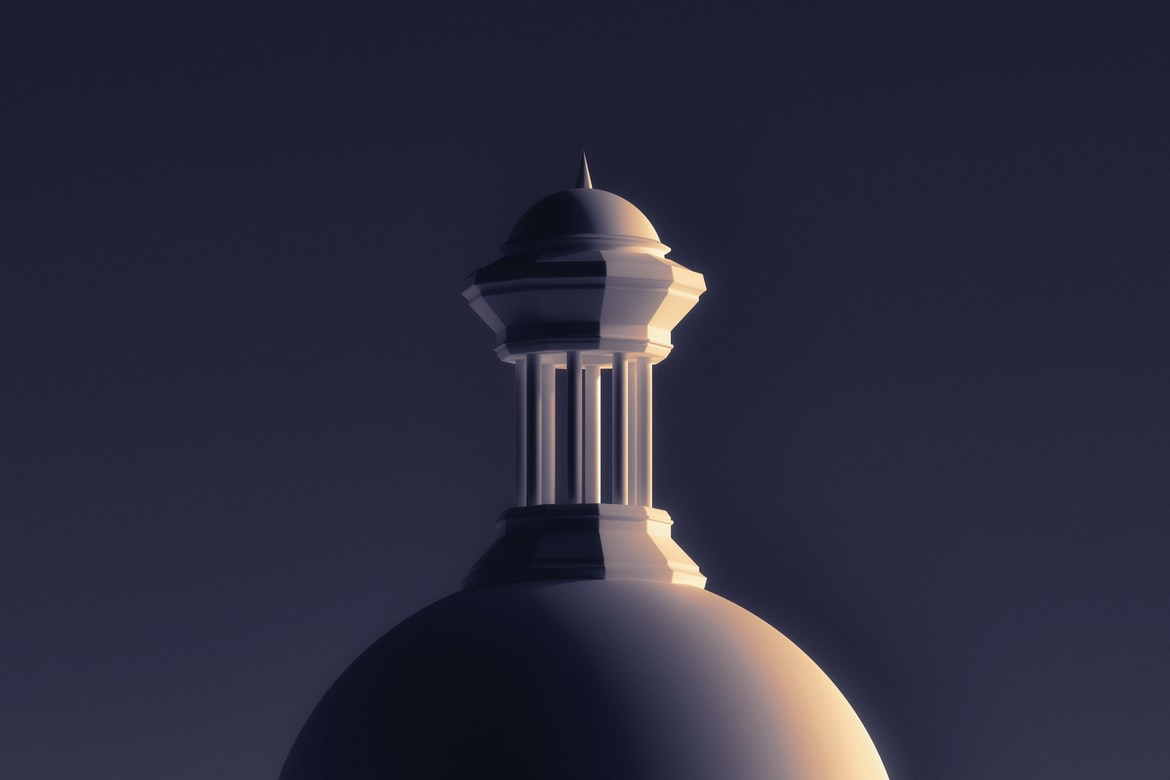
%> input picture contoh-pc.jpg, 1170 x 780 px
$ octave BitPlane_Slicing152.m   (GNU Octave 9; MATLAB toolbox functions it lacks are replaced by stand-ins)
%> lines starting %> are read from the running program, lines starting %| are printed output that depends on the picture
A=imread('contoh-pc.jpg');
%> A is the input picture: size 780x1170x3 uint8; mean R, G, B 43.9, 43.6, 61.9
A=double(A);
%> A: size 780x1170x3 double
B=bitget(A,1);
subplot(2,4,1);imshow((B));title('Bit plane 1');
B=bitget(A,2);
subplot(2,4,2);imshow(B);title('Bit plane 2');
B=bitget(A,3);
subplot(2,4,3);imshow(B);title('Bit plane 3');
B=bitget(A,4);
subplot(2,4,4);imshow(B);title('Bit plane 4');
B=bitget(A,5);
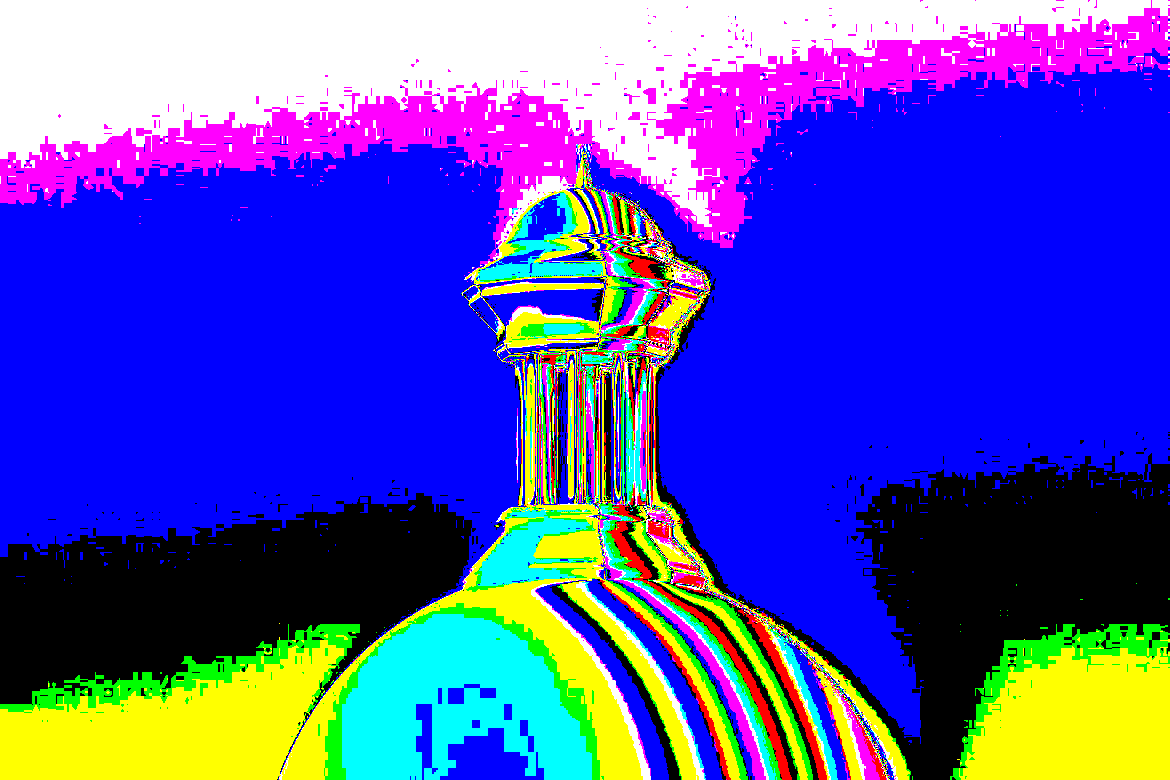
%> B: size 780x1170x3 logical; mean R, G, B 0.316, 0.305, 0.713
subplot(2,4,5);imshow(B);title('Bit plane 5');
B=bitget(A,6);
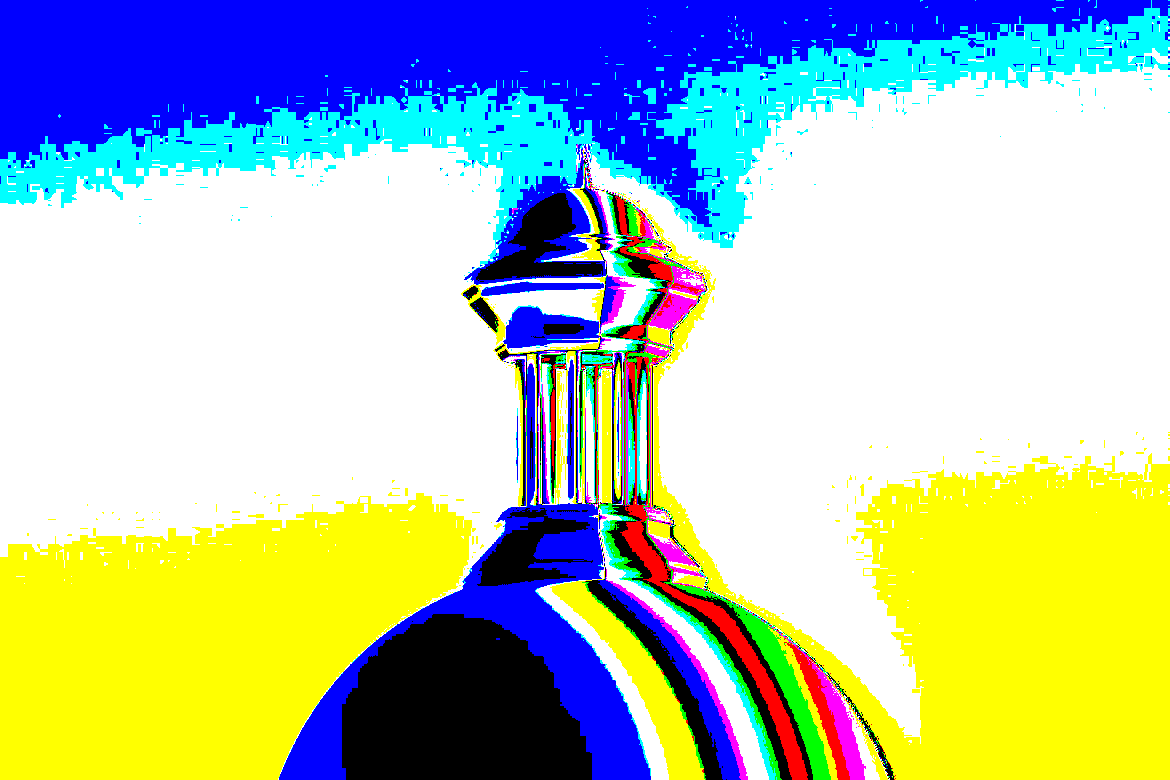
%> B: size 780x1170x3 logical; mean R, G, B 0.698, 0.761, 0.696
subplot(2,4,6);imshow(B);title('Bit plane 6');
B=bitget(A,7);
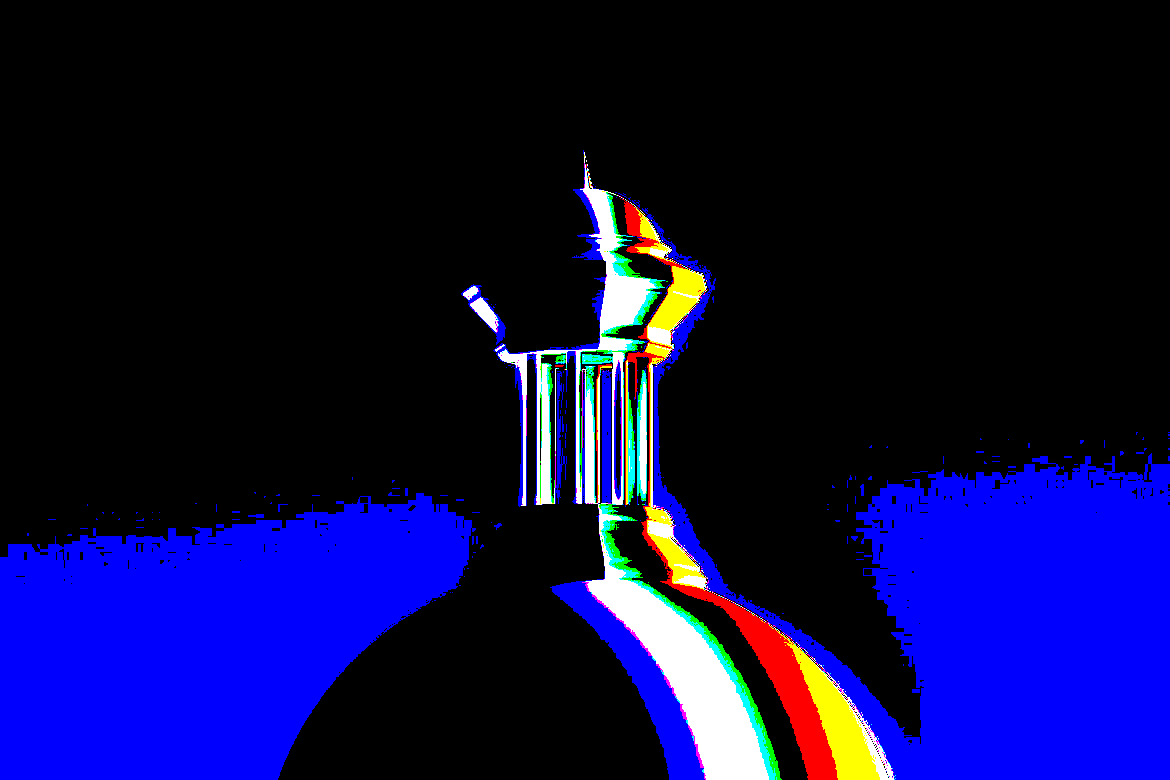
%> B: size 780x1170x3 logical; mean R, G, B 0.0481, 0.0461, 0.254
subplot(2,4,7);imshow(B);title('Bit plane 7');
B=bitget(A,8);
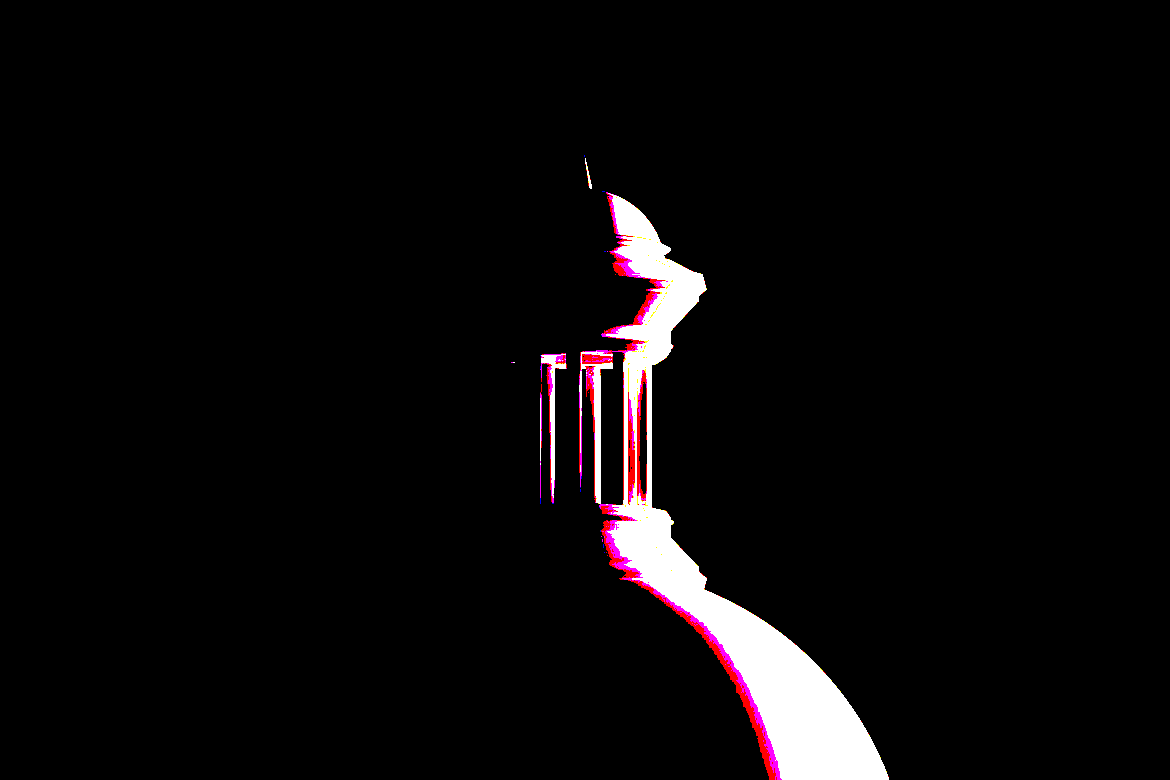
%> B: size 780x1170x3 logical; mean R, G, B 0.0438, 0.0355, 0.0387
subplot(2,4,8);imshow(B);title('Bit plane 8');
%> after `title('Bit plane 8')`:
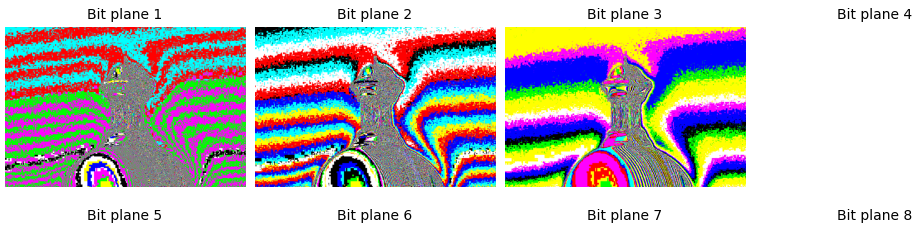
%> figure redrawn from the program's plot data, 8 panels
